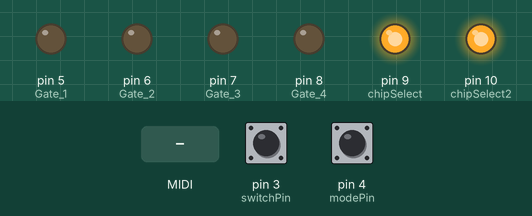
Recording of a sketch running on a simulated Arduino Uno, built with avr-gcc and run on an emulated ATmega328P. On the bench: output pins drawn as LEDs (lit = HIGH). The test bench sets the inputs (shaded band); at power-on: pin 3 (switchPin) LOW, pin 4 (modePin) LOW. MIDI output is not drawn.

Above: at 1.2 s.
1.3 s: MIDI note 36 received
At 1.45 s:
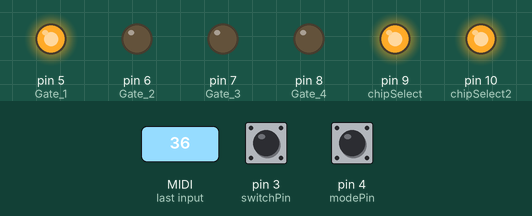
Timing chart, 0 to 4.3 s (numbered marks = the images above; inputs shaded):
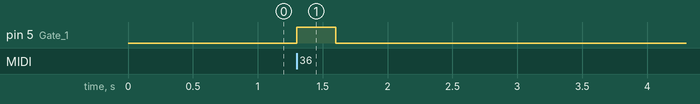

Measured:
- after the input at 1.3 s, pin 5 (Gate_1): LOW → HIGH at once, → LOW 0.30 s later

The sketch:

midi-to-cv-dksynth-v.1.1.ino
```cpp
// Version 1.1 (updated 02/16/2024)
// Inspired by the midisplit_2000 code by Juha Kivekas (https://github.com/juhakivekas/midisplitter_2000) and
// the MIDI to CV code by Afrorack (https://www.youtube.com/watch?v=UYeJiPWZZNQ) and
// this LMNC thread: https://lookmumnocomputer.discourse.group/t/polyphonic-midi-to-cv/891/3
// MCP4922 data sheet: https://ww1.microchip.com/downloads/en/devicedoc/22250a.pdf

#include <SPI.h>
#include <MIDI.h>

MIDI_CREATE_DEFAULT_INSTANCE(); // Use default RX and TX pins for MIDI

#define CHANNELS 4  // Define the number of VCO channels and store them in an array
volatile byte pitches[CHANNELS];

int chipSelect = 9;  // Arduino pins that connects to the DACs (pin 3) - channels 1 and 2
int chipSelect2 = 10; // channels 3 and 4
float refVoltage = 5.03; // Reference voltage of the regulator. DAC output cannot be higher than reference voltage

int switchPin = 3;  // Switch for mono vs polyphonic mode
int modePin = 4; // Switches mono unison on/off or two different polyphonic logic modes (tbd)
int monophonicNote;
int monophonicDacInput;

// (Not currently using the following function but adopted these to the note on/off functions below)
//void splitNoteOnStack(byte channel, byte pitch, byte velocity) {
//  bool found = false;
//  int i;
//  // find a free/silent voice
//  for (i=0; i<CHANNELS; i++) {
//    if (pitches[i] == 0) {
//      found = true;
//      break;
//    }
//  }
//  // set channel note and send the mono note
//  if (found) {
//    pitches[i] = pitch;
//    MIDI.sendNoteOn(pitch, velocity, i+1);
//  }
//  // if there is no free channel found, events are dropped
//}

// (Not currently using the following function but adopted these to the note on/off functions below)
//void splitNoteOff(byte channel, byte pitch, byte velocity) {
//  bool found = false;
//  int i;
//  // find voice with the incoming pitch
//  for (i=0; i<CHANNELS; i++) {
//    if (pitches[i] == pitch) {
//      found = true;
//      break;
//    }
//  }
//  // set channel note off
//  if (found) {
//    pitches[i] = 0;
//    MIDI.sendNoteOff(pitch, velocity, i+1);
//  }
//  // if the pitch wasn't found on any channel, then events are dropped
//}


void setup() {
  // set all channels to free/silent
  // memset(pitches, 0, CHANNELS);
  int j;
  for (j = 0; j < CHANNELS; j++) {
    pitches[j] = 0;
  }

  pinMode(chipSelect, OUTPUT);  // DAC 1
  digitalWrite(chipSelect, HIGH);

  pinMode(chipSelect2, OUTPUT); // DAC 2
  digitalWrite(chipSelect2, HIGH);

  pinMode(5, OUTPUT); //Gate 1
  pinMode(6, OUTPUT); //Gate 2
  pinMode(7, OUTPUT); // Gate 3
  pinMode(8, OUTPUT); // Gate 4

  pinMode(switchPin, INPUT); //Switch between "monophonic" (LOW) and "polyphonic" (HIGH)
  pinMode(modePin, INPUT);  //Switch between "solo/stack" (LOW) and "unison/cycle" (HIGH)

  SPI.begin();
  SPI.setBitOrder(MSBFIRST);
  SPI.setDataMode(SPI_MODE0);

  MIDI.begin(MIDI_CHANNEL_OMNI);  // Listen to all midi channels
  //MIDI.setHandleNoteOff(splitNoteOff);

  // These are in the midisplit code but I don't think are needed
  // MIDI.begin(1);
  // MIDI.turnThruOff();

  // MIDI.setHandleNoteOn(splitNoteOnStack);

  MIDI.setHandleNoteOn(doThisOnNoteOn); // Calls the function on note on (key pressed)
  MIDI.setHandleNoteOff(doThisOnNoteOff); // Calls the function on note off (key lifted)
  MIDI.setHandlePitchBend(doThisOnPitchBend); // Calls the function when controller pitch bend is touched
  MIDI.setHandleControlChange(doThisOnControlChange); // Callse the function when controller mod pad is touched
}

void loop() {
  // Testing DAC:
  //setDac(137, 0);
  //setDac(100, 1);
  MIDI.read();
  // Read incoming messages
}


void doThisOnPitchBend(byte channel, int val) {
  // monophonic solo mode
  if(digitalRead(switchPin) == LOW && digitalRead(modePin) == LOW) {
     int bentDacInput = monophonicDacInput + (val * 0.05);
     setDac(bentDacInput, 0);
     // monophonic unison mode
   } else if (digitalRead(switchPin) == LOW && digitalRead(modePin) == HIGH) {
     int i;
     for (i=0; i<CHANNELS; i++) {
       int bentDacInput = monophonicDacInput + (val * 0.05);
       setDac(bentDacInput, i);
     }
   // polyphonic mode
  } else if (digitalRead(switchPin == HIGH)) {
    int i;
    for (i=0; i<CHANNELS; i++) {
      if (pitches[i] != 0) {
        float voltPerOctave = (pitches[i] - 24) * 0.0833;
        int dacInput = (voltPerOctave / refVoltage) * 4096;
        int bentDacInput = dacInput + (val * 0.05);
        setDac(bentDacInput, i);
      }
    }
  }
}

void doThisOnControlChange(byte channel, byte controllerNum, byte value) {
  // monophonic solo
  if (digitalRead(switchPin) == LOW && digitalRead(modePin) == LOW) {
      setDac(value*30, 2);
  // polyphonic and cycle mode (utilize "pitch" outs 3 and 4 for modulating pitch outs 1 and 2 respectively)
  } else if (digitalRead(switchPin) == HIGH && digitalRead(modePin) == HIGH) {
      setDac(value*30, 2);
      setDac(value*30, 3);
    }
}

void doThisOnNoteOn(byte channel, byte pitch, byte velocity) {
  // noteOnSequence = noteOnSequence + 1;
  // if (noteOnSequence > 2) noteOnSequence = 1;

  float voltPerOctave = (pitch - 24) * 0.0833;
  int dacInput = (voltPerOctave / refVoltage) * 4096;

  if(digitalRead(switchPin) == HIGH) {  //polyphonic mode
    bool found = false;
    int i;
    //find a free/silent voice
    for (i=0; i<CHANNELS; i++) {
      if (pitches[i] == 0) {
        found = true;
        break;
      }
    }

    if (found) {
      digitalWrite(i+5, LOW);
      pitches[i] = pitch;
      setDac(dacInput, i);
      digitalWrite(i+5, HIGH);
    }
    //if there is no free channel found, events are dropped

  } else { //monophonic mode
    digitalWrite(5, LOW);
    monophonicNote = pitch;
    monophonicDacInput = dacInput;
    setDac(dacInput, 0);
    digitalWrite(5, HIGH);

    if (digitalRead(modePin) == HIGH) { // monophonic unison mode
      //digitalWrite(6, LOW);
      //setDac(dacInput, 1);
      //digitalWrite(6, HIGH);

      int i;
      for (i = 1; i < CHANNELS; i++) {
        digitalWrite(i+5, LOW);
        setDac(dacInput, i);
        digitalWrite(i+5, HIGH);
      }

    }
  }
}

void doThisOnNoteOff(byte channel, byte pitch, byte velocity) {//Handles note off correctly for previously played noted

  if(digitalRead(switchPin) == HIGH) {

      bool found = false;
      int i;
      //find voice with the incoming pitch
      for (i = 0; i<CHANNELS; i++) {
        if(pitches[i] == pitch) {
          found = true;
          break;
        }
      }
      //set channel note off
      if(found) {
        pitches[i] = 0;
        MIDI.sendNoteOff(pitch, velocity, i+1);
        digitalWrite(i+5, LOW);
      }
  } else {
    if(monophonicNote == pitch) {
      MIDI.sendNoteOff(1, pitch, 0);
      digitalWrite(5, LOW);
    }

    if(digitalRead(modePin) == HIGH) { //monophonic unison
      // digitalWrite(6, LOW);

      int i;
      for (i=1; i<CHANNELS; i++) {
        digitalWrite(i+5, LOW);
      }
    }
  }
}

void setDac(int value, int channel) { // Function to pass MIDI note to DAC
  byte defaultRegister = 0b00110000;
  byte primaryByte = (value >> 8) | defaultRegister;
  if (channel == 1 || channel == 3) {
    primaryByte |= 0b10000000;
  }
  byte secondaryByte = value;
  noInterrupts();

  if(channel == 0 || channel == 1) {
    digitalWrite(chipSelect, LOW);
  }
  else {
    digitalWrite(chipSelect2, LOW);
  }
  SPI.transfer(primaryByte);
  SPI.transfer(secondaryByte);

  if(channel == 0 || channel == 1) {
    digitalWrite(chipSelect, HIGH);
  } else {
    digitalWrite(chipSelect2, HIGH);
  }

  interrupts();

}
```
